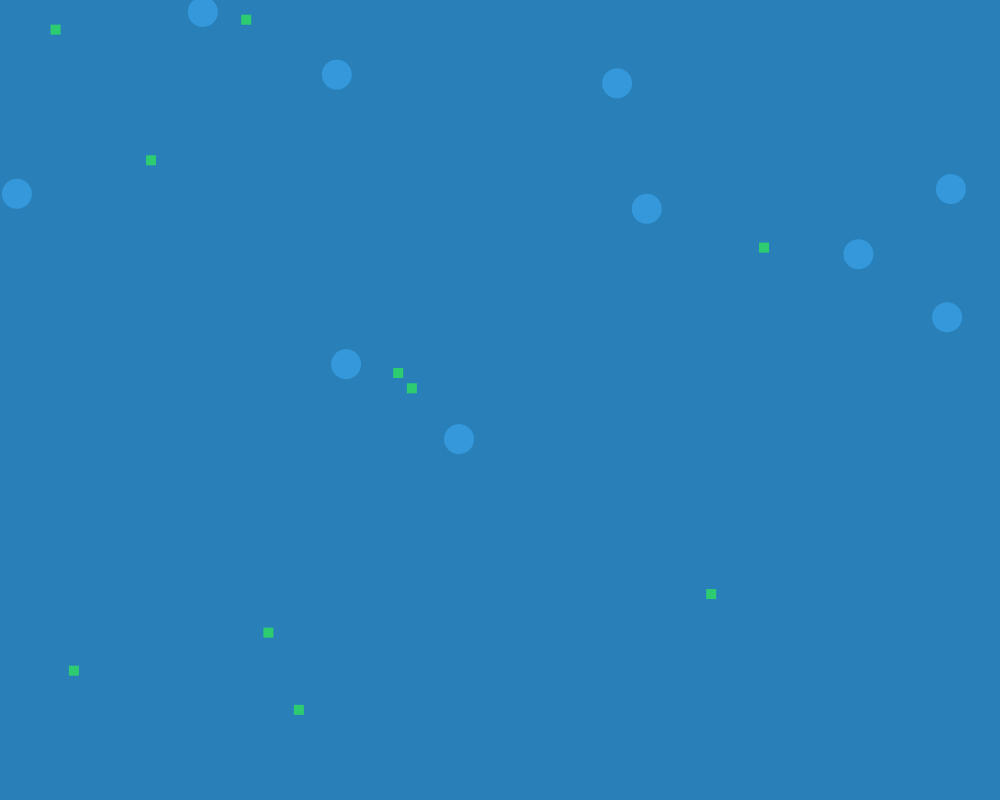
Frame 1 (no input)
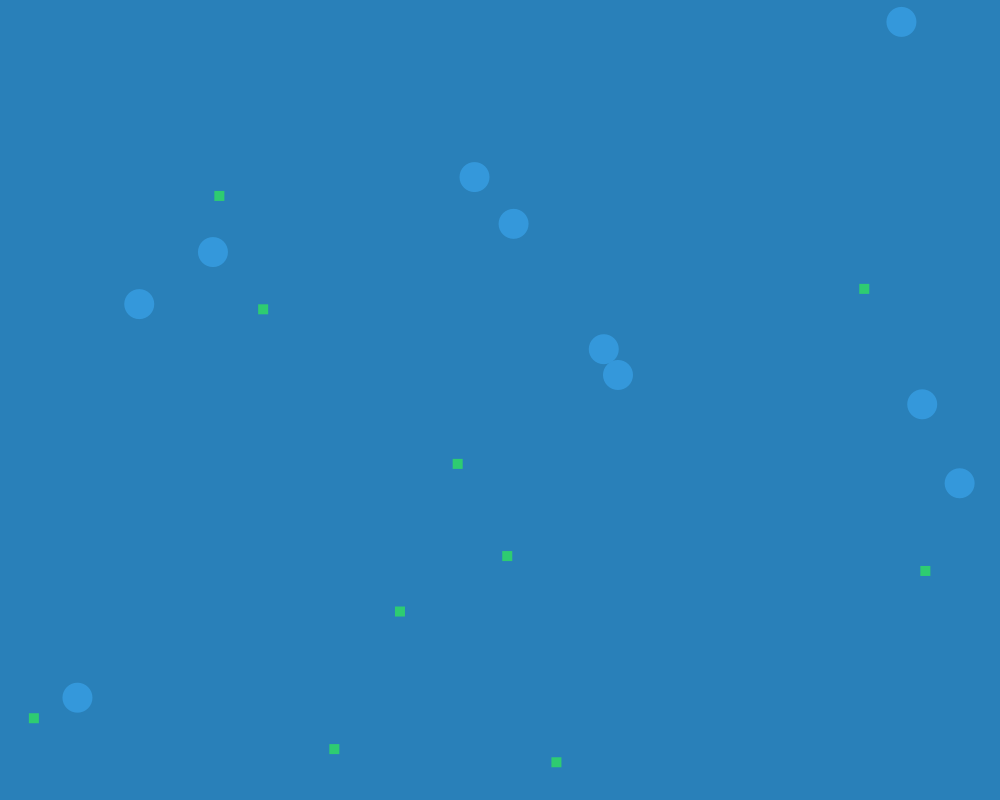
Frame 60 (the mouse pressed at the canvas centre just before this capture)
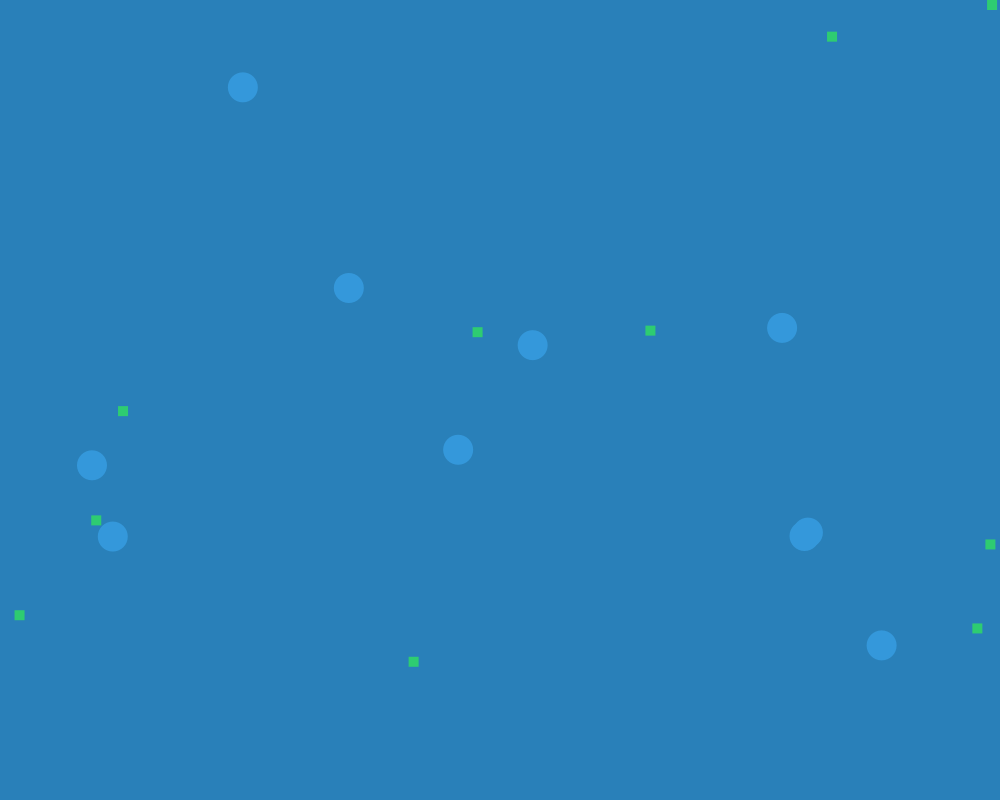
Frame 120 (the mouse held since frame 60 and released just before this capture)

The Processing sketch that drew these frames (run headless with seeded random() and noise(); from frame 60 on, the mouse is pressed at the canvas centre):

// Processing sketch: ecosystemProject
// ── ecosystemProject.pde
Animal[] animals;

void setup() {
  size(1000, 800);
  
  animals = new Animal[20];
  
  for(int i = 0; i < 10; i++){
    animals[i] = new Fish(random(width), random(height));
  }
  
  for(int i = 10; i < 20; i++){
    animals[i] = new Fly(random(width), random(height));
  }
}

void draw() {
  background(#2980b9);
  
  for(Animal a : animals){
    a.move();
    a.checkEdges();
    a.show();
  }
}

// ── Animal.pde
class Animal {
  PVector position;
  PVector velocity;
  PVector acceleration;
  
  Animal() {
    position = new PVector(0, 0);
    velocity = new PVector(0, 0);
    acceleration = new PVector(0, 0);
  }
  
  Animal(float x, float y) {
    position = new PVector(x, y);
    velocity = new PVector(0, 0);
    acceleration = new PVector(0, 0);
  }
  
  void setVel(float x, float y) {
    velocity.x = x;
    velocity.y = y;
  }
  
  void setAcceleration(float x, float y) {
    acceleration.x = x;
    acceleration.y = y;
  }
  
  void checkEdges(){
    if(position.x > width){
      position.x = 0;
    } else if(position.x < 0){
      position.x = width;
    }
    
    if(position.y > height){
      position.y = 0;
    } else if(position.y < 0){
      position.y = height;
    }
  }
  
  void show(){
  }
  
  void move(){
  }
}

// ── Fish.pde
class Fish extends Animal {
  Fish(){
    super();
    acceleration = PVector.random2D();
  }
  
  Fish(float x, float y){
    super(x, y);
    acceleration = PVector.random2D();
  }
  
  void move() {
    float prob = random(1);
    if(prob < .6){
      acceleration.rotate(PI/50);
    } else {
      acceleration.rotate(-PI/50);
    }
    
    acceleration.normalize();
    
    velocity.limit(2);
    velocity.add(acceleration);
    position.add(velocity);
  }
  
  public void show() {
    noStroke();
    fill(#3498db);
    
    ellipse(position.x, position.y, 30, 30);
  }
}

// ── Fly.pde
class Fly extends Animal {
  Fly(){
    super();
  }
  
  Fly(float x, float y){
    super(x, y);
  }
  
  void move() {
    acceleration = PVector.random2D();
    
    float prob = random(1);
    if(prob < 0.01){
      velocity.mult(-1);
    }
    
    velocity.limit(20);
    velocity.add(acceleration);
    position.add(velocity);
  }
  
  public void show() {
    noStroke();
    fill(#2ecc71);
    
    rect(position.x, position.y, 10, 10);
  }
}
